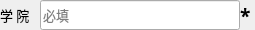
                    <widget class="QWidget" name="widget_college" native="true">
                     <property name="minimumSize">
                      <size>
                       <width>0</width>
                       <height>30</height>
                      </size>
                     </property>
                     <property name="maximumSize">
                      <size>
                       <width>16777215</width>
                       <height>30</height>
                      </size>
                     </property>
                     <layout class="QHBoxLayout" name="horizontalLayout_4">
                      <property name="spacing">
                       <number>0</number>
                      </property>
                      <property name="leftMargin">
                       <number>0</number>
                      </property>
                      <property name="topMargin">
                       <number>0</number>
                      </property>
                      <property name="rightMargin">
                       <number>0</number>
                      </property>
                      <property name="bottomMargin">
                       <number>0</number>
                      </property>
                      <item>
                       <widget class="QLabel" name="label_7">
                        <property name="minimumSize">
                         <size>
                          <width>40</width>
                          <height>30</height>
                         </size>
                        </property>
                        <property name="maximumSize">
                         <size>
                          <width>40</width>
                          <height>30</height>
                         </size>
                        </property>
                        <property name="font">
                         <font>
                          <family>微软雅黑</family>
                          <pointsize>10</pointsize>
                          <bold>false</bold>
                         </font>
                        </property>
                        <property name="text">
                         <string>学 院</string>
                        </property>
                       </widget>
                      </item>
                      <item>
                       <widget class="QLineEdit" name="lineEdit_college">
                        <property name="minimumSize">
                         <size>
                          <width>200</width>
                          <height>30</height>
                         </size>
                        </property>
                        <property name="maximumSize">
                         <size>
                          <width>200</width>
                          <height>30</height>
                         </size>
                        </property>
                        <property name="font">
                         <font>
                          <family>微软雅黑</family>
                          <pointsize>10</pointsize>
                          <bold>false</bold>
                         </font>
                        </property>
                        <property name="text">
                         <string/>
                        </property>
                        <property name="placeholderText">
                         <string>必填</string>
                        </property>
                       </widget>
                      </item>
                      <item>
                       <widget class="QLabel" name="lab_collegeYes">
                        <property name="minimumSize">
                         <size>
                          <width>15</width>
                          <height>30</height>
                         </size>
                        </property>
                        <property name="maximumSize">
                         <size>
                          <width>15</width>
                          <height>30</height>
                         </size>
                        </property>
                        <property name="font">
                         <font>
                          <family>微软雅黑</family>
                          <pointsize>14</pointsize>
                          <bold>true</bold>
                         </font>
                        </property>
                        <property name="text">
                         <string>*</string>
                        </property>
                       </widget>
                      </item>
                     </layout>
                    </widget>
